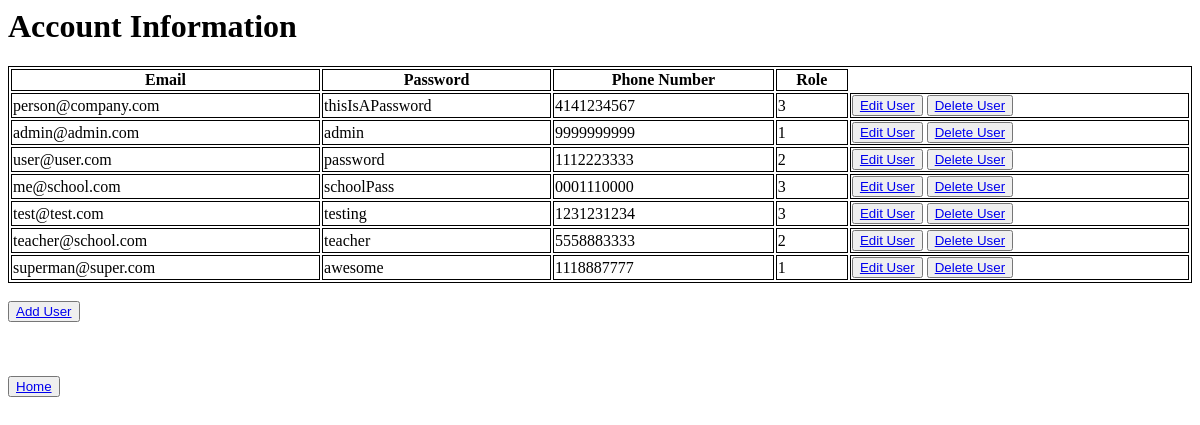
/users/, run on an earlier commit of the app's database.
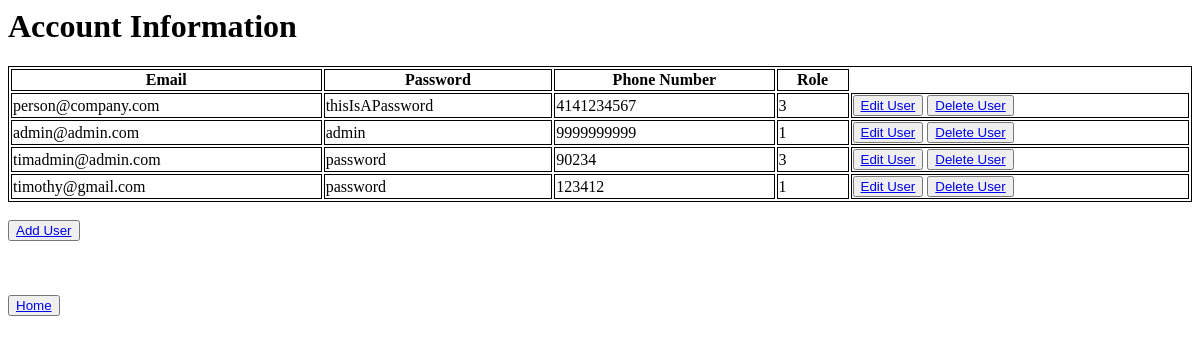
And on a later commit of the database.
### Management/models.py (models this page shows)
class User(models.Model):
    email = models.CharField(max_length=20, primary_key=True)
    password = models.CharField(max_length=20)
    phone = models.CharField(max_length=15)
    role = models.PositiveSmallIntegerField(
        choices=(
            (1, "Supervisor"),
            (2, "Instructor"),
            (3, "TA")
        ))

### Management/views.py (the view)
# urls.py: path('users/', users.as_view(), name='users'),
class users(View):
    def get(self, request):
        users = User.objects.all()
        context = {'users': users}
        return render(request, "main/accountEdit.html", context)

### templates/main/accountEdit.html (shortened to what this page needs)
{% block content %}
<h1>Account Information</h1>
<table style="width:100%">
  <tr>
      <th>Email</th>
      <th>Password</th>
    <th>Phone Number</th>
    <th>Role</th>
  </tr>
  {% for user in users %}
  <tr>
    <td>{{ user.email }}</td>
      <td>{{ user.password }}</td>
    <td>{{ user.phone }}</td>
    <td>{{ user.role }}</td>
    <td>
        <button type="button"><a href="{% url 'userEdit' user.email%}">Edit User</a></button>
        <button type="button"><a href="{% url 'userDelete' user.email %}">Delete User</a></button>
    </td>
  </tr>
  {% endfor %}
</table> <br>
     <button type="button"><a href="{% url 'userAdd' %}">Add User</a></button> <br> <br>
    <br><br><button type="Home"><a href="{% url 'mainHome' %}">Home</a></button>
{% endblock content %}

### templates/main/accountEdit.html (style rules this page uses)
table, th, td { border:1px solid black; }

What changed in the data, as far as the page shows it:
removed User: email "user@user.com", password "password", phone "1112223333", role "2"
removed User: email "me@school.com", password "schoolPass", phone "0001110000", role "3"
removed User: email "test@test.com", password "testing", phone "1231231234", role "3"
removed User: email "teacher@school.com", password "teacher", phone "5558883333", role "2"
removed User: email "superman@super.com", password "awesome", phone "1118887777", role "1"
added User: email "timadmin@admin.com", password "password", phone "90234", role "3"
added User: email "timothy@gmail.com", password "password", phone "123412", role "1"
